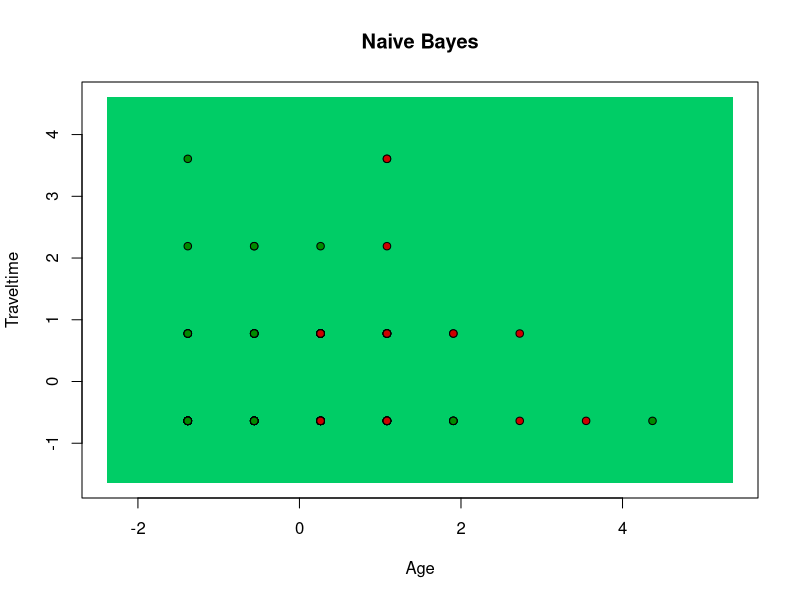

Generate this figure with R:
## ---- chunk 1
knitr::opts_chunk$set(echo = TRUE)
## ---- chunk 2
set.seed(123)
f_train <- read.csv2('education_train.csv', header = TRUE, encoding = 'UNICOD')
f_test <- read.csv2('education_test.csv', header = TRUE, encoding = 'UNICOD')
f_train <- f_train[-1]
f_test <- f_test[-1]
## ---- chunk 3
# install.packages('e1071')
library(e1071)
f_train$school <- as.factor(f_train$school)
f_test$school <- as.factor(f_test$school)
class_nb = naiveBayes(school ~ age, traveltime, data = f_train)
## ---- chunk 4
y <- predict(class_nb, f_test[, c('age','traveltime')])
## ---- chunk 5
cm = table(f_test[, 'school'], y)
print(cm)
## ---- chunk 6
library(ggplot2)
set = f_test[,c('age','traveltime','school')]
X1 = seq(min(set['age']) - 1, max(set['age']) + 1, by = 0.01)
X2 = seq(min(set['traveltime']) - 1, max(set['traveltime']) + 1, by = 0.01)
grid_set = expand.grid(X1, X2)
colnames(grid_set) = c('age', 'traveltime')
y_grid = predict(class_nb, grid_set)
plot(set[, -3],
     main = 'Naive Bayes',
     xlab = 'Age', ylab = 'Traveltime',
     xlim = range(X1), ylim = range(X2))
contour(X1, X2, matrix(as.numeric(y_grid), length(X1), length(X2)), add = TRUE)
points(grid_set, pch = '.', col = ifelse(y_grid == 1, 'tomato', 'springgreen3'))
points(set, pch = 21, bg = ifelse(set[, 3] == 1, 'red3', 'green4'))
